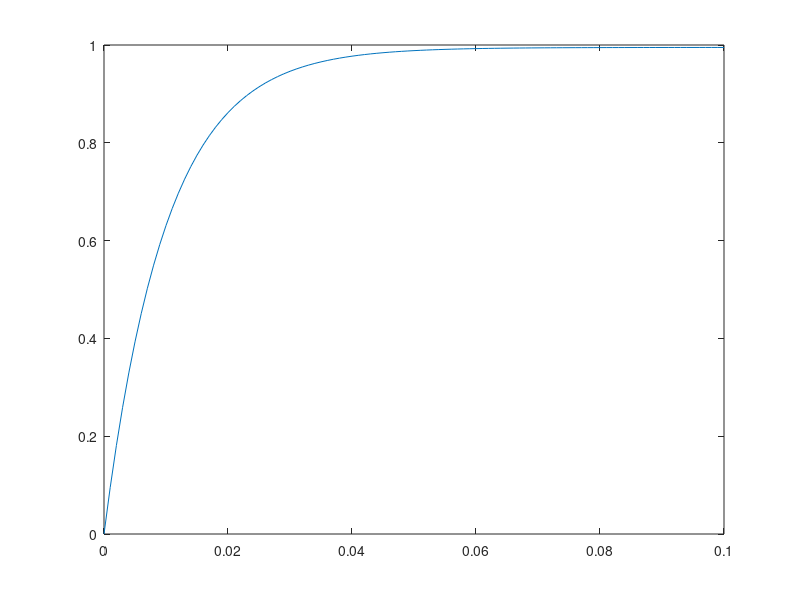
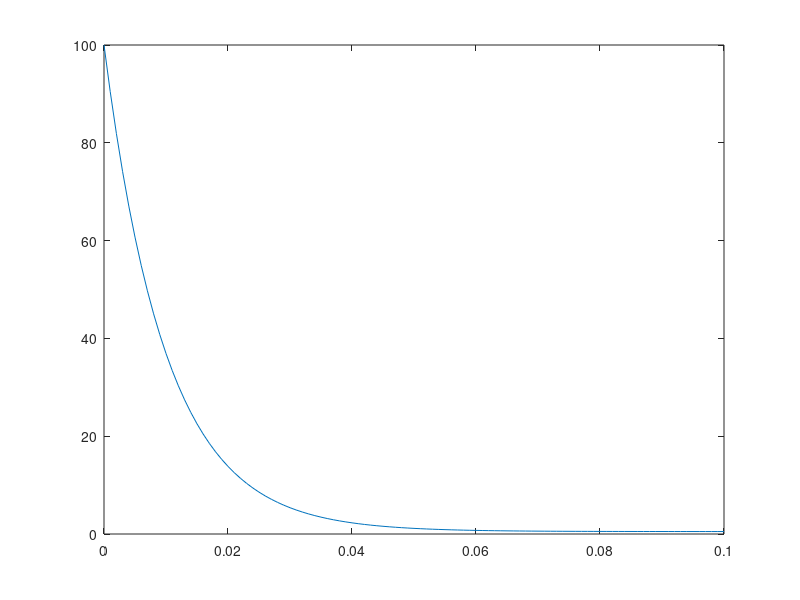
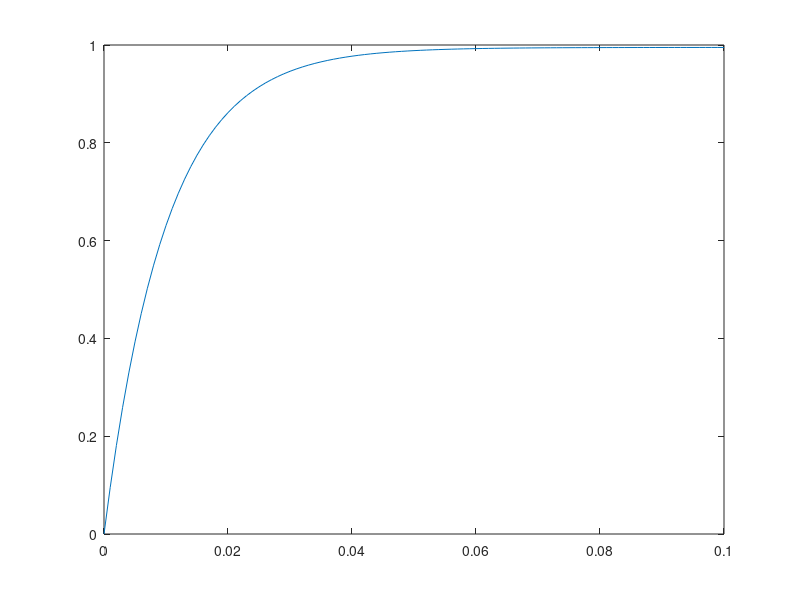
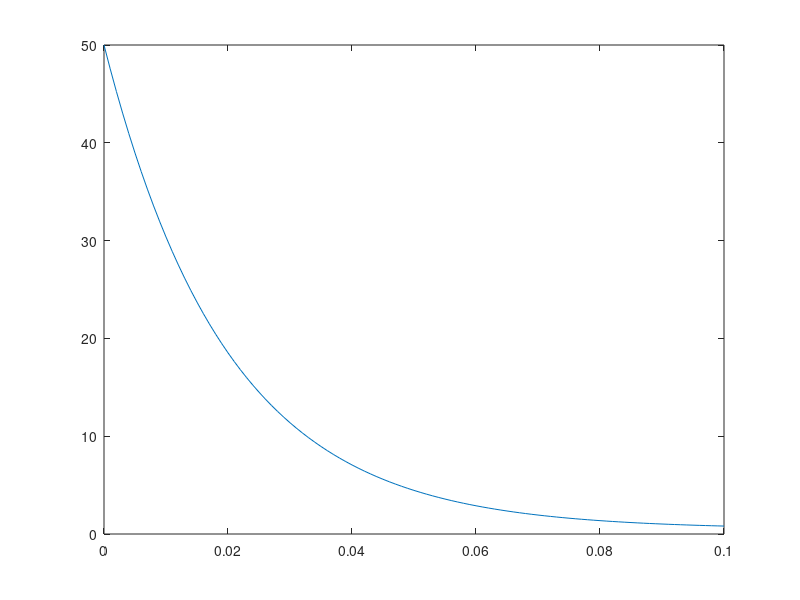

Reproduce these figures in MATLAB, in order.
Kp = 100;
time = 0:0.001:.1;
num = Kp;
den = [0, 1, (0.5+Kp)];
sys = tf(num,den);
xstep = step(sys,time);
figure(1)
plot(time,xstep);
u_t = -Kp*((Kp/(0.5+Kp)).*(1-exp(-(0.5+Kp).*time))-1);
figure(2)
plot(time,u_t)


Kp_2 = 50;
time_2 = 0:0.001:.1;
num = Kp_2;
den = [0, 1, (0.5+Kp_2)];
sys = tf(num,den);
xstep_2 = step(sys,time_2);
figure(3)
plot(time_2,xstep);
u_t_2 = -Kp_2*((Kp_2/(0.5+Kp_2)).*(1-exp(-(0.5+Kp_2).*time_2))-1);
figure(4)
plot(time,u_t_2)

